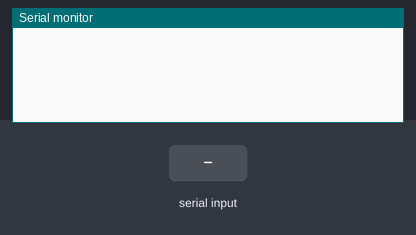
This sketch was run on a simulated Arduino Uno, built with avr-gcc and run on an emulated ATmega328P. On the bench: the last lines printed to the serial monitor. The test bench sets the inputs (shaded band).

Above: at 1.2 s.
1.3 s: "90,45\n" received over Serial
At 3.4 s:
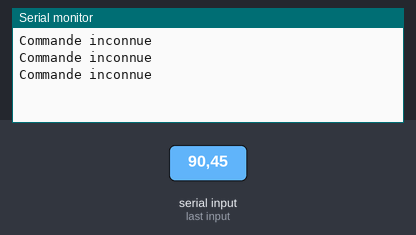
3.8 s: "Q90\n" received over Serial
At 4.5 s:
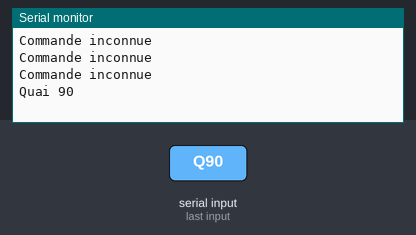
5.3 s: "R90\n" received over Serial
At 6.1 s:
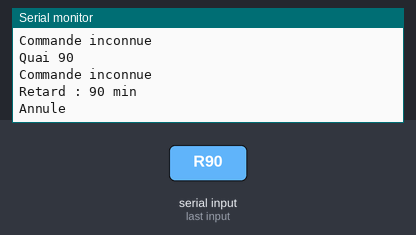

The sketch:

m2024_ex7_afficheur_original.ino
```cpp
// Midterm 2023-2024, Exercice 7 : programme tel quel (pour la trace)
void setup() { Serial.begin(9600); }
void loop() {
  if (Serial.available() > 0) {
    char type = Serial.read();
    int valeur = Serial.parseInt();
    switch (type) {
      case 'Q': Serial.print("Quai "); Serial.println(valeur); break;
      case 'R': Serial.print("Retard : "); Serial.print(valeur); Serial.println(" min");
      case 'A': Serial.println("Annule"); break;
      default: Serial.println("Commande inconnue");
    }
  }
}
```

Measured:
- after the input at 1.3 s, the serial monitor: prints a new line at once (image 1)
- after the input at 3.8 s, the serial monitor: prints a new line at once (image 2)
- after the input at 5.3 s, the serial monitor: prints a new line at once (image 3)
